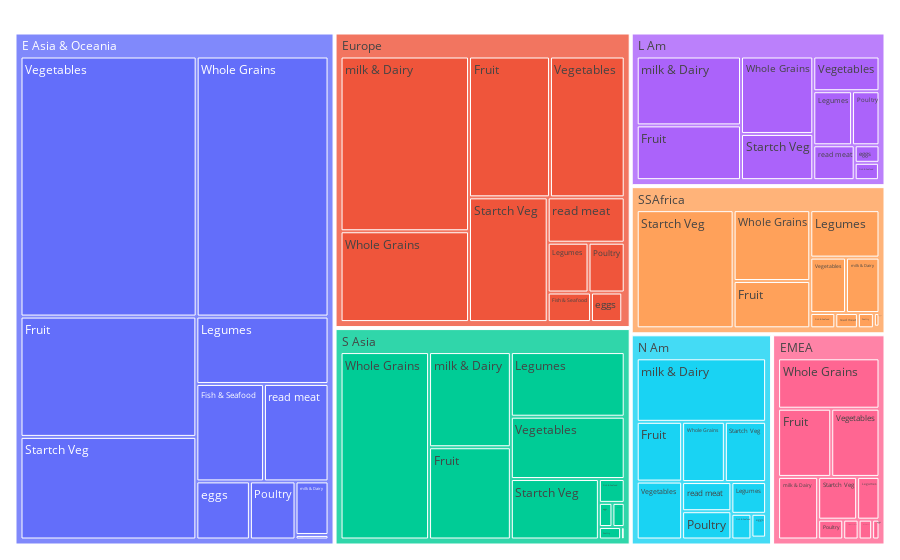

Here is the notebook cell this chart was saved with:
### Markdown cell above
# PEC 2: Generación de visualizaciones

Aunque en la asignatura se han discutido y presentado varios programas para la creación de visualizaciones, personalmente he preferido utilizar Python para las tres visualizaciones solicitadas por dos motivos: mi experiencia con el lenguaje y por la posibilidad de centralizar el proceso en un único ejecutable, de forma que además de las visualizaciones mostradas en el vídeo, se añadan opciones como la interactividad o aclaraciones sobre el proceso de creación en los comentarios del código.

### Code cell
# 1. Treemap: cargamos las librerías necesarias. Plotly es la única que no viene instalada por defecto,
#    por lo que es posible que sea necesario añadir una directiva '! pip install plotly.express' antes de ejecutar
#    esta celda.

import plotly.express as px
import pandas as pd
import numpy as np
from collections import defaultdict

df_treemap = pd.read_csv('./treemap.csv', sep=';')

fig = px.treemap(df_treemap, path=['region', 'food'], values='total adjusted supply')
fig.update_layout(margin = dict(t=10, l=10, r=10, b=10))
fig.show()

### Figure 1 — Plotly figure (JSON) as saved in the notebook; plotly's stock layout.template omitted (floating-point values rounded to 4 significant figures)
{"data": [{"branchvalues": "total", "domain": {"x": [0, 1], "y": [0, 1]}, "hovertemplate": "labels=%{label}<br>total adjusted supply=%{value}<br>parent=%{parent}<br>id=%{id}<extra></extra>", "ids": ["E Asia & Oceania/Fish & Seafood", "EMEA/Fish & Seafood", "Europe/Fish & Seafood", "L Am/Fish & Seafood", "N Am/Fish & Seafood", "S Asia/Fish & Seafood", "SSAfrica/Fish & Seafood", "E Asia & Oceania/Fruit", "EMEA/Fruit", "Europe/Fruit", "L Am/Fruit", "N Am/Fruit", "S Asia/Fruit", "SSAfrica/Fruit", "E Asia & Oceania/Legumes", "EMEA/Legumes", "Europe/Legumes", "L Am/Legumes", "N Am/Legumes", "S Asia/Legumes", "SSAfrica/Legumes", "E Asia & Oceania/Poultry", "EMEA/Poultry", "Europe/Poultry", "L Am/Poultry", "N Am/Poultry", "S Asia/Poultry", "SSAfrica/Poultry", "E Asia & Oceania/Startch Veg", "EMEA/Startch Veg", "Europe/Startch Veg", "L Am/Startch Veg", "N Am/Startch Veg", "S Asia/Startch Veg", "SSAfrica/Startch Veg", "E Asia & Oceania/Vegetables", "EMEA/Vegetables", "Europe/Vegetables", "L Am/Vegetables", "N Am/Vegetables", "S Asia/Vegetables", "SSAfrica/Vegetables", "E Asia & Oceania/Whole Grains", "EMEA/Whole Grains", "Europe/Whole Grains", "L Am/Whole Grains", "N Am/Whole Grains", "S Asia/Whole Grains", "SSAfrica/Whole Grains", "E Asia & Oceania/eggs", "EMEA/eggs", "Europe/eggs", "L Am/eggs", "N Am/eggs", "S Asia/eggs", "SSAfrica/eggs", "E Asia & Oceania/milk & Dairy", "EMEA/milk & Dairy", "Europe/milk & Dairy", "L Am/milk & Dairy", "N Am/milk & Dairy", "S Asia/milk & Dairy", "SSAfrica/milk & Dairy", "E Asia & Oceania/nuts", "Europe/nuts", "L Am/nuts", "N Am/nuts", "S Asia/nuts", "SSAfrica/nuts", "E Asia & Oceania/read meat", "EMEA/read meat", "Europe/read meat", "L Am/read meat", "N Am/read meat", "SSAfrica/read meat", "S Asia/red meat", "E Asia & Oceania", "EMEA", "Europe", "L Am", "N Am", "S Asia", "SSAfrica"], "labels": ["Fish & Seafood", "Fish & Seafood", "Fish & Seafood", "Fish & Seafood", "Fish & Seafood", "Fish & Seafood", "Fish & Seafood", "Fruit", "Fruit", "Fruit", "Fruit", "Fruit", "Fruit", "Fruit", "Legumes", "Legumes", "Legumes", "Legumes", "Legumes", "Legumes", "Legumes", "Poultry", "Poultry", "Poultry", "Poultry", "Poultry", "Poultry", "Poultry", "Startch Veg", "Startch Veg", "Startch Veg", "Startch Veg", "Startch Veg", "Startch Veg", "Startch Veg", "Vegetables", "Vegetables", "Vegetables", "Vegetables", "Vegetables", "Vegetables", "Vegetables", "Whole Grains", "Whole Grains", "Whole Grains", "Whole Grains", "Whole Grains", "Whole Grains", "Whole Grains", "eggs", "eggs", "eggs", "eggs", "eggs", "eggs", "eggs", "milk & Dairy", "milk & Dairy", "milk & Dairy", "milk & Dairy", "milk & Dairy", "milk & Dairy", "milk & Dairy", "nuts", "nuts", "nuts", "nuts", "nuts", "nuts", "read meat", "read meat", "read meat", "read meat", "read meat", "read meat", "red meat", "E Asia & Oceania", "EMEA", "Europe", "L Am", "N Am", "S Asia", "SSAfrica"], "name": "", "parents": ["E Asia & Oceania", "EMEA", "Europe", "L Am", "N Am", "S Asia", "SSAfrica", "E Asia & Oceania", "EMEA", "Europe", "L Am", "N Am", "S Asia", "SSAfrica", "E Asia & Oceania", "EMEA", "Europe", "L Am", "N Am", "S Asia", "SSAfrica", "E Asia & Oceania", "EMEA", "Europe", "L Am", "N Am", "S Asia", "SSAfrica", "E Asia & Oceania", "EMEA", "Europe", "L Am", "N Am", "S Asia", "SSAfrica", "E Asia & Oceania", "EMEA", "Europe", "L Am", "N Am", "S Asia", "SSAfrica", "E Asia & Oceania", "EMEA", "Europe", "L Am", "N Am", "S Asia", "SSAfrica", "E Asia & Oceania", "EMEA", "Europe", "L Am", "N Am", "S Asia", "SSAfrica", "E Asia & Oceania", "EMEA", "Europe", "L Am", "N Am", "S Asia", "SSAfrica", "E Asia & Oceania", "Europe", "L Am", "N Am", "S Asia", "SSAfrica", "E Asia & Oceania", "EMEA", "Europe", "L Am", "N Am", "SSAfrica", "S Asia", "", "", "", "", "", "", ""], "type": "treemap", "values": [97.12, 5.31, 19.82, 7.32, 8.75, 9.96, 6.72, 311.9, 63.11, 176.7, 99.5, 46.17, 121.9, 63.72, 131.3, 16.64, 31.52, 36.48, 18.77, 118.9, 57.76, 39.06, 8.66, 27.94, 25.85, 23.71, 4.48, 4.29, 266.0, 29.02, 152.1, 58.17, 42.27, 85.97, 201.2, 675.4, 57.31, 163.1, 40.05, 44.75, 114.6, 34.79, 505.6, 88.99, 180.8, 97.54, 43.79, 267.9, 95.54, 45.88, 2.54, 14.32, 7.59, 5.95, 5.28, 1.35, 26.09, 43.67, 347.9, 125.1, 139.8, 125.8, 32.62, 2.2, 1.12, 0.17, 0.47, 0.73, 0.16, 92.75, 4.67, 54.15, 25.14, 24.43, 6.07, 4.79, 2193.0, 319.9, 1169.0, 522.9, 398.9, 860.3, 504.3]}], "layout": {"legend": {"tracegroupgap": 0}, "margin": {"b": 10, "l": 10, "r": 10, "t": 10}}}
